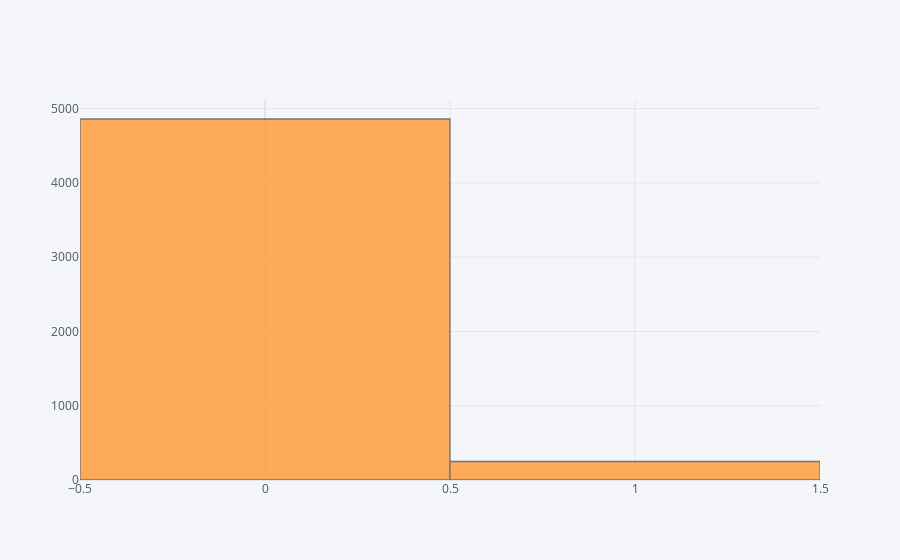

Notebook cell for this chart:
### Code cell
df0['stroke'].iplot(kind='hist')

### Figure 1 — Plotly figure (JSON) as saved in the notebook; plotly's stock layout.template omitted (floating-point values rounded to 4 significant figures; data arrays with more than 128 entries replaced by an {"elided": "..."} marker saying what was removed)
{"data": [{"histfunc": "count", "histnorm": "", "marker": {"color": "rgba(255, 153, 51, 1.0)", "line": {"color": "#4D5663", "width": 1.3}}, "name": "stroke", "opacity": 0.8, "orientation": "v", "type": "histogram", "x": {"elided": "5110 int values"}}], "layout": {"barmode": "overlay", "legend": {"bgcolor": "#F5F6F9", "font": {"color": "#4D5663"}}, "paper_bgcolor": "#F5F6F9", "plot_bgcolor": "#F5F6F9", "title": {"font": {"color": "#4D5663"}}, "xaxis": {"gridcolor": "#E1E5ED", "showgrid": true, "tickfont": {"color": "#4D5663"}, "title": {"font": {"color": "#4D5663"}, "text": ""}, "zerolinecolor": "#E1E5ED"}, "yaxis": {"gridcolor": "#E1E5ED", "showgrid": true, "tickfont": {"color": "#4D5663"}, "title": {"font": {"color": "#4D5663"}, "text": ""}, "zerolinecolor": "#E1E5ED"}}}
